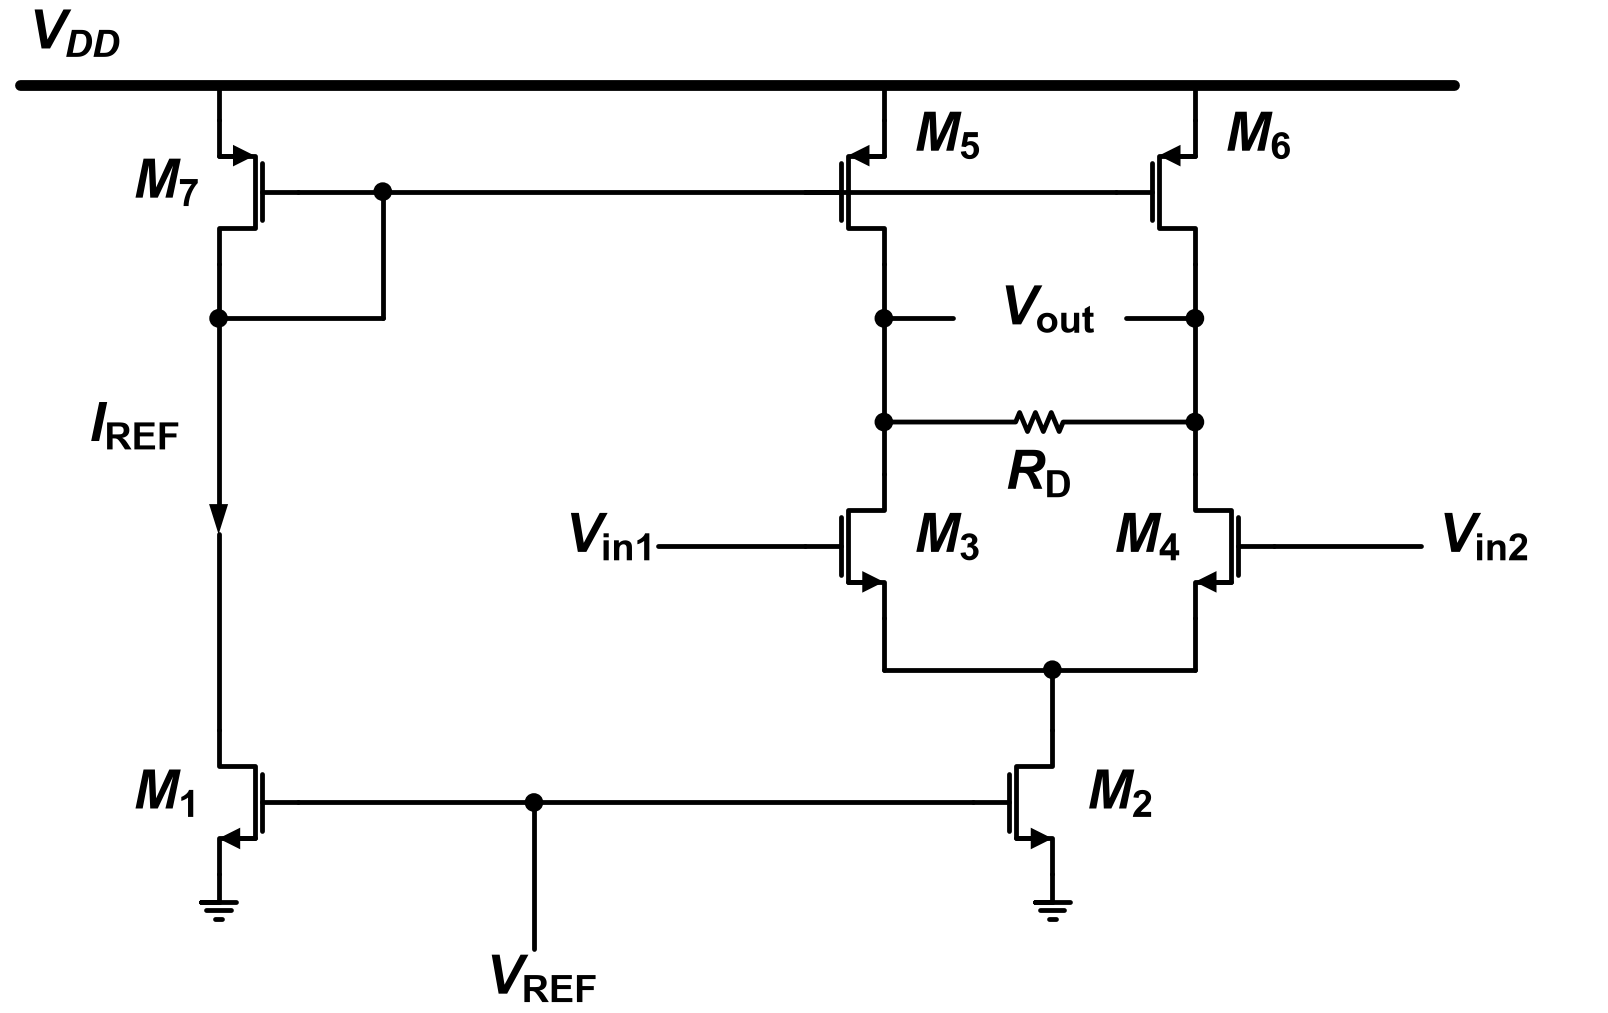

The Python source for this figure:
"""2016-1 중간 Q1 — 기준: Q1.md '회로 — Fig Q1'."""
import schemdraw.elements as elm
from schem_style import Resistor, dot, new_drawing, nmos, pmos, rail

GAP = 0.2       # 소자 라벨과 기호 사이 간격
RAIL_Y = 12.0   # V_DD 레일 높이
DROP = 0.4      # 레일에서 pmos 소스까지 세로선


def line_terminal(d, at, label, length, right=False):
    """게이트에서 가로선을 긋고 선 끝에 라벨만 단다 (원본은 점·원 없는 선 끝)."""
    line = elm.Line().at(at).length(length)
    d.add(line.right() if right else line.left())
    x, y = d.here
    d.add(elm.Label().right().at((x + 0.1 if right else x - 0.1, y))
          .label(label, halign="left" if right else "right"))


def draw():
    d = new_drawing()
    xl, x5, x6 = 3.3, 11.0, 14.6     # M7·M1 줄, M5·M3 줄, M6·M4 줄
    xg, xn2, xref = 5.2, 12.95, 6.95  # n1 게이트 접속점, n2 줄, VREF 접속점
    rail(d, (1.0, RAIL_Y), (17.6, RAIL_Y))
    d.add(elm.Label().right().at((1.0, RAIL_Y + 0.2)).label(r"$V_{DD}$", halign="left", valign="bottom"))
    # 위 pmos 세 개: M7 좌우 반전, M5·M6 보통. 소스는 레일에서 짧게 내려옴
    m7 = pmos(d, at=(xl, RAIL_Y - DROP), anchor="source", mirror=True)
    m5 = pmos(d, at=(x5, RAIL_Y - DROP), anchor="source")
    m6 = pmos(d, at=(x6, RAIL_Y - DROP), anchor="source")
    for m in (m7, m5, m6):
        d.add(elm.Line().up().at(m.source).toy(RAIL_Y))
    d.add(elm.Label().right().at((xl - 0.3, m7.center.y)).label(r"$M_\mathrm{7}$", halign="right"))
    for m, name in ((m5, "5"), (m6, "6")):
        d.add(elm.Label().right().at((m.center.x + 0.25, m.center.y + 0.25))
              .label(rf"$M_\mathrm{{{name}}}$", halign="left", valign="bottom"))
    # 게이트 공통선: M7 게이트 → n1 게이트 접속점 → M5 게이트 → (M5 기호를 지나) M6 게이트
    d.add(elm.Line().at(m7.gate).tox(xg)); n1g = dot(d)
    d.add(elm.Line().at(n1g.center).tox(m5.gate))
    d.add(elm.Line().at(m5.gate).tox(m6.gate))
    # 왼쪽 세로줄: M7 드레인 → n1 드레인 접속점 → I_REF 화살표 → M1 → 접지
    d.add(elm.Line().down().at(m7.drain).toy(9.3)); n1d = dot(d)
    d.add(elm.Line().down().at(n1g.center).toy(n1d.center.y))
    d.add(elm.Line().left().tox(xl))
    d.add(elm.Arrow(arrowwidth=0.22, arrowlength=0.35).down().at(n1d.center).length(2.5)
          .label(r"$I_\mathrm{REF}$", "top", ofst=GAP))
    m1_drain_y = 4.53
    d.add(elm.Line().down().toy(m1_drain_y))
    m1 = nmos(d, at=(xl, m1_drain_y), anchor="drain", mirror=True)
    d.add(elm.Ground().at(m1.source).scale(0.8))
    d.add(elm.Label().right().at((xl - 0.3, m1.center.y)).label(r"$M_\mathrm{1}$", halign="right"))
    # M5·M6 드레인 세로줄: 첫 접속점(V_out 선), 둘째 접속점(R_D), M3·M4
    outs = []
    for m in (m5, m6):
        d.add(elm.Line().down().at(m.drain).toy(9.3)); first = dot(d)
        d.add(elm.Line().down().at(first.center).toy(8.1)); second = dot(d)
        outs.append((first, second))
    (o1a, o1b), (o2a, o2b) = outs
    d.add(elm.Line().right().at(o1a.center).length(0.8))
    d.add(elm.Line().left().at(o2a.center).length(0.8))
    d.add(elm.Label().right().at(((x5 + x6) / 2, o1a.center.y)).label(r"$V_\mathrm{out}$"))
    d.add(Resistor().right().at(o1b.center).to(o2b.center).label(r"$R_\mathrm{D}$", "bottom", ofst=GAP))
    d.add(elm.Line().down().at(o1b.center).length(0.6))
    m3 = nmos(d, at=d.here, anchor="drain")
    d.add(elm.Line().down().at(o2b.center).length(0.6))
    m4 = nmos(d, at=d.here, anchor="drain", mirror=True)
    d.add(elm.Label().right().at((x5 + 0.25, m3.center.y)).label(r"$M_\mathrm{3}$", halign="left"))
    d.add(elm.Label().right().at((x6 - 0.25, m4.center.y)).label(r"$M_\mathrm{4}$", halign="right"))
    line_terminal(d, m3.gate, r"$V_\mathrm{in1}$", 1.7)
    line_terminal(d, m4.gate, r"$V_\mathrm{in2}$", 1.7, right=True)
    # 두 소스 → 아래 → n2 접속점 (가운데보다 조금 오른쪽) → M2 → 접지
    yn2 = m3.source.y - 0.6
    d.add(elm.Line().down().at(m3.source).toy(yn2))
    d.add(elm.Line().right().tox(xn2)); n2 = dot(d)
    d.add(elm.Line().right().tox(x6))
    d.add(elm.Line().up().toy(m4.source.y))
    d.add(elm.Line().down().at(n2.center).toy(m1_drain_y))
    m2 = nmos(d, at=(xn2, m1_drain_y), anchor="drain")
    d.add(elm.Ground().at(m2.source).scale(0.8))
    d.add(elm.Label().right().at((xn2 + 0.3, m2.center.y)).label(r"$M_\mathrm{2}$", halign="left"))
    # M1 게이트 → VREF 접속점 → M2 게이트, VREF 접속점 → 아래 선 끝 V_REF
    d.add(elm.Line().at(m1.gate).tox(xref)); vref = dot(d)
    d.add(elm.Line().at(vref.center).tox(m2.gate))
    d.add(elm.Line().down().at(vref.center).length(1.7))
    d.add(elm.Label().right().at((xref, d.here.y - 0.15)).label(r"$V_\mathrm{REF}$", halign="center", valign="top"))
    return d
